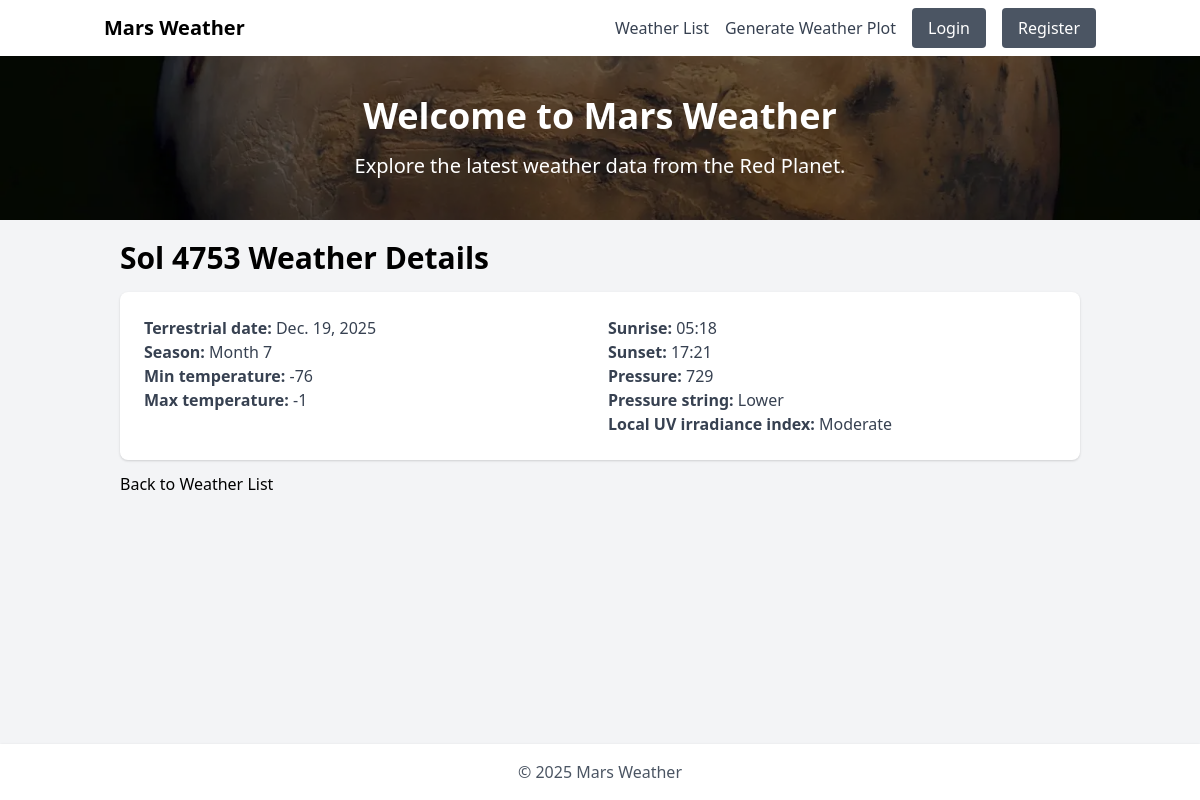
Page /4753 on the committed database.
### weather/models.py (models this page shows, shortened)
class Weather(models.Model):
    orig_id = models.IntegerField()
    terrestrial_date = models.DateField()
    sol = models.IntegerField(unique=True)
    ls = models.IntegerField(null=True)
    season = models.CharField(max_length=20, null=True)
    min_temp = models.IntegerField(null=True)
    max_temp = models.IntegerField(null=True)
    pressure = models.IntegerField(null=True)
    pressure_string = models.CharField(max_length=100, null=True)
    abs_humidity = models.CharField(max_length=100, null=True)
    wind_speed = models.CharField(max_length=20, null=True)
    wind_direction = models.CharField(max_length=100, null=True)
    atmo_opacity = models.CharField(max_length=20, null=True)
    sunrise = models.CharField(max_length=6)
    sunset = models.CharField(max_length=6)
    local_uv_irradiance_index = models.CharField(max_length=20, null=True)
    min_gts_temp = models.IntegerField(null=True)
    max_gts_temp = models.IntegerField(null=True)
    source = models.CharField(max_length=100, default='inta-csic')
    class Meta:
        ordering = ('-sol',)

### weather/views.py (the view)
# urls.py: path('<int:sol>', views.weather_detail, name='weather_detail'),
def weather_detail(request, sol):
    sol_to_show = get_object_or_404(
        Weather, sol=sol
    )
    return render(request, 'weather/weather_detail.html', {'sol': sol_to_show})

### weather/templates/weather/weather_detail.html (shortened to what this page needs)
{% extends "base.html" %}
{% block content %}
<div class="container mx-auto mt-5">
    <h1 class="text-3xl font-bold mb-4">Sol {{ sol.sol }} Weather Details</h1>
    <div class="bg-white shadow rounded-lg p-6">
        <div class="grid grid-cols-1 md:grid-cols-2 gap-4">
            <div>
                <p class="text-gray-700"><strong>Terrestrial date:</strong> {{ sol.terrestrial_date }}</p>
                <p class="text-gray-700"><strong>Season:</strong> {{ sol.season }}</p>
                <p class="text-gray-700"><strong>Min temperature:</strong> {{ sol.min_temp }}</p>
                <p class="text-gray-700"><strong>Max temperature:</strong> {{ sol.max_temp }}</p>
            </div>
            <div>
                <p class="text-gray-700"><strong>Sunrise:</strong> {{ sol.sunrise }}</p>
                <p class="text-gray-700"><strong>Sunset:</strong> {{ sol.sunset }}</p>
                <p class="text-gray-700"><strong>Pressure:</strong> {{ sol.pressure }}</p>
                <p class="text-gray-700"><strong>Pressure string:</strong> {{ sol.pressure_string }}</p>
                <p class="text-gray-700"><strong>Local UV irradiance index:</strong> {{ sol.local_uv_irradiance_index }}</p>
            </div>
        </div>
    </div>
    <a href="{% url 'weather:weather_list' %}" class="text-orange-600 mt-3 inline-block">Back to Weather List</a>
</div>
{% endblock content %}

### rows in the picture
Weather: sol "4753", terrestrial_date "Dec. 19, 2025", season "Month 7", min_temp "-76", max_temp "-1", sunrise "05:18", sunset "17:21", pressure "729", pressure_string "Lower", local_uv_irradiance_index "Moderate"
